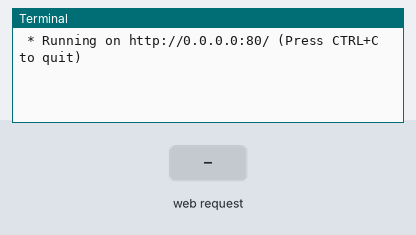
A program run on a simulated Raspberry Pi (BCM pin numbers). Parts: the last lines printed to the terminal. The inputs (shaded band) are chosen by the test bench. The clock reads 2024-03-15 10:24:30 at power-on unless the program sets it.

Above: at 1.2 s.
1.3 s: HTTP request for / received
At 2.1 s:
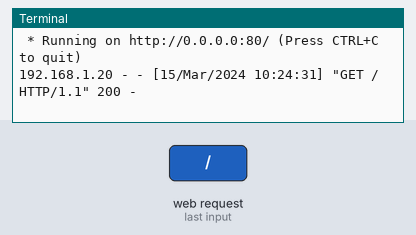
2.8 s: HTTP request for /rpi_info received
At 3.2 s:
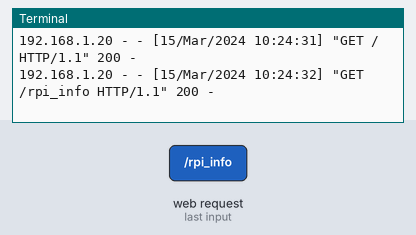
4.3 s: HTTP request for /input received
At 5.5 s:
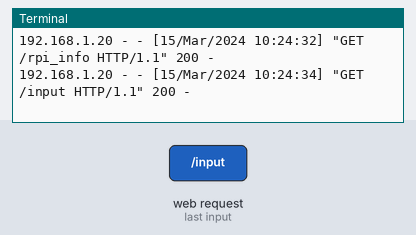
5.8 s: HTTP request for /input/1 received
At 6.7 s:
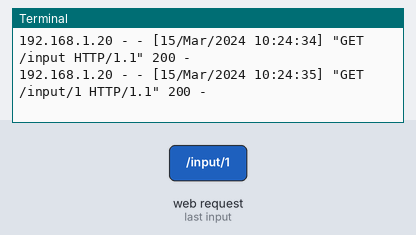
7.3 s: HTTP request for /output received
At 7.8 s:
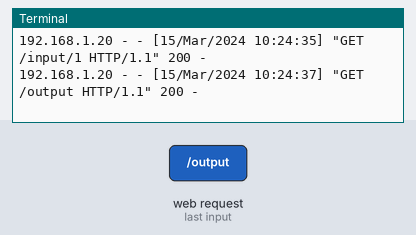
8.8 s: HTTP request for /output/1 received
At 10.2 s:
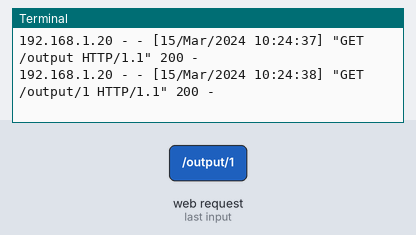

The program:

server.py
```python
from flask import Flask
app = Flask(__name__)

try:
	import RPi.GPIO as gpio
except:
	print("using dummy gpio")
	class DummyGPIO:
		def setmode(mode):
			return 1
		def setup(channel, mode):
			return 1
		def input(channel):
			return 1
		def output(channel, level):
			return 1
	gpio = DummyGPIO
	gpio.BCM = 0
	gpio.IN = 0
	gpio.OUT = 0
	gpio.RPI_INFO = ['probably not a raspberry pi.']

pins = {
	'input': {
		'switch-1': 4,
	},
	'output': {
		'led-1': 2,
	},
}

def make_404(thing, group):
	return ('could not find "{}" among {}'.format(thing, list(group)), 404)

def make_404_pin_group(name, group):
	return make_404(name, pins[group].keys())

def channel_value_string(channel):
	value = gpio.input(channel)
	return '{}'.format(value)

def initialize_gpio():
	gpio.setmode(gpio.BCM);

@app.route('/')
def root():
	return 'try "/input", "/output", or "/rpi_info"'

@app.route('/rpi_info')
def rpi_info():
	return gpio.RPI_INFO.__str__()

@app.route('/input')
def list_inputs():
	return '{}'.format(list(pins['input'].keys()))

@app.route('/input/<name>')
def read_pin(name):
	try:
		channel = pins['input'][name]
	except:
		return make_404_pin_group(name, 'input')
	gpio.setup(channel, gpio.IN)
	return channel_value_string(channel)

@app.route('/output')
def list_outputs():
	return '{}'.format(list(pins['output'].keys()))

@app.route('/output/<name>')
def read_output(name):
	try:
		channel = pins['output'][name]
	except:
		return make_404_pin_group(name, 'output')
	gpio.setup(channel, gpio.OUT)
	return channel_value_string(channel)

@app.route('/output/<name>/<value>')
def set_output(name, value):
	try:
		channel = pins['output'][name]
	except:
		return make_404_pin_group(name, 'output')
	try:
		value = int(value)
		if value not in (0, 1):
			raise Exception
	except:
		return 'the value should be 0 or 1', 400
	gpio.setup(channel, gpio.OUT)
	gpio.output(channel, value)
	return channel_value_string(channel)

if __name__ == '__main__':
	initialize_gpio()
	app.run(
		host = '0.0.0.0',
		port = 80,
	)
```

Measured:
- after the input at 1.3 s, the terminal: prints a new line at once (image 1)
- after the input at 2.8 s, the terminal: prints a new line at once (image 2)
- after the input at 4.3 s, the terminal: prints a new line at once (image 3)
- after the input at 5.8 s, the terminal: prints a new line at once (image 4)
- after the input at 7.3 s, the terminal: prints a new line at once (image 5)
- after the input at 8.8 s, the terminal: prints a new line at once (image 6)
